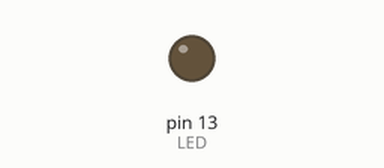
Simulated run of this sketch. Board: Arduino Uno, built with avr-gcc and run on an emulated ATmega328P. Parts: output pins drawn as LEDs (lit = HIGH).

Above: at 0.3 s.
At 4.6 s:
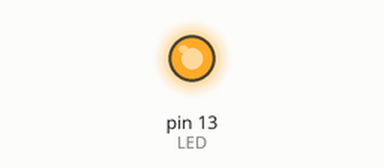
Timing chart, 0 to 7.2 s (numbered marks = the images above):
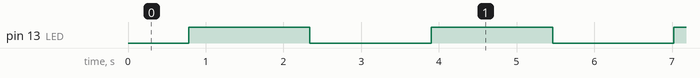

The sketch:

Fade.ino
```cpp
const int LED = 13;
int brightness = 0;
void setup() {
  // put your setup code here, to run once:
  pinMode(LED, OUTPUT);
}

void loop() {
  // put your main code here, to run repeatedly:
  for (brightness = 0; brightness <= 255; brightness += 5) {
    analogWrite(LED, brightness);
    delay(30);
  }
  for (brightness = 255; brightness >= 0; brightness -= 5) {
    analogWrite(LED, brightness);
    delay(30);
  }
}
```

Measured:
- by itself, pin 13 (LED): alternates HIGH for 1.6 s and LOW for 1.6 s
